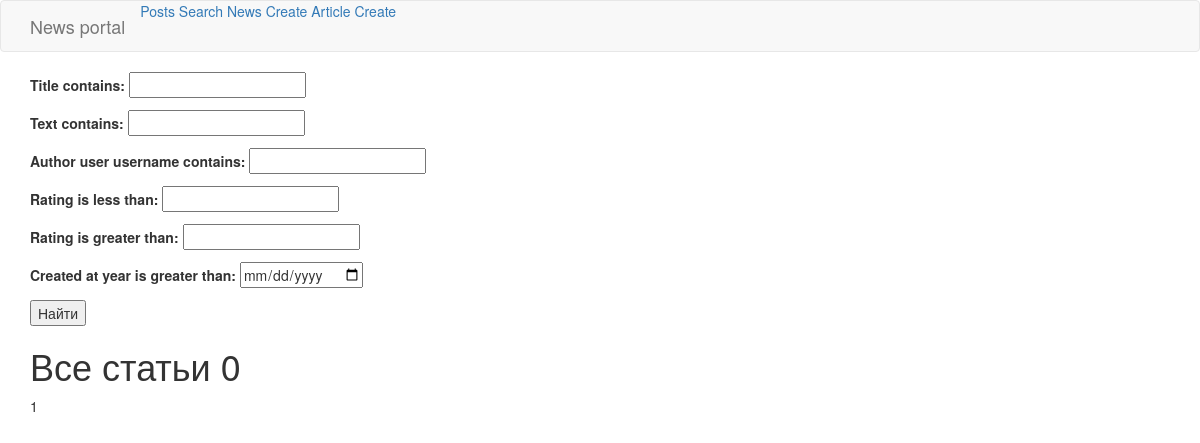
/search/, run on an earlier commit of the app's database.
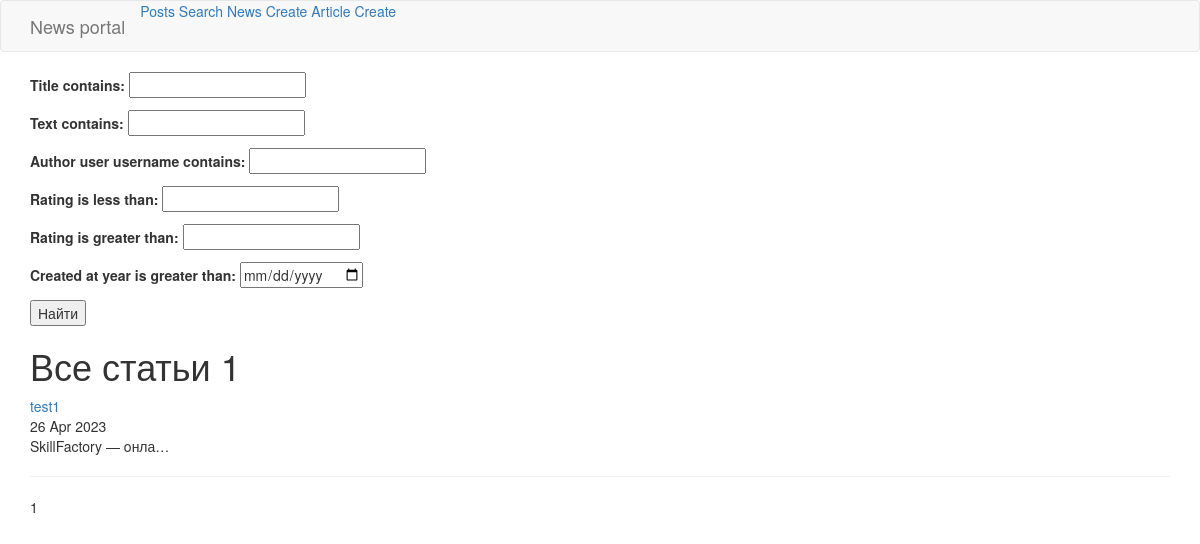
And on a later commit of the database.
### authors/models.py (models this page shows, shortened)
class Post(models.Model):
    author = models.ForeignKey(
        Author, related_name='posts',
        on_delete=models.CASCADE,
    )
    categories = models.ManyToManyField(Category)
    type = models.CharField(max_length=1, choices=TYPE_CHOICES)
    title = models.CharField(unique=True, max_length=256)
    text = models.TextField()
    rating = models.IntegerField(default=0)
    created_at = models.DateTimeField(auto_now_add=True, null=True)
    updated_at = models.DateTimeField(auto_now=True, null=True)

### authors/views.py (the view)
# urls.py: path('search/', PostsSearch.as_view(), name="search"),
class PostsSearch(ListView):
    model = Post
    ordering = '-created_at'
    template_name = 'search.html'
    context_object_name = 'posts'
    paginate_by = 10
    def get_queryset(self):
        queryset = super().get_queryset()
        self.filterset = PostFilter(self.request.GET, queryset)
        return self.filterset.qs
    def get_context_data(self, **kwargs):
        context = super().get_context_data(**kwargs)
        context['filterset'] = self.filterset
        return context

### authors/templatetags/censor.py (called while the page is built)
def check_word(word):
    if word in CENSORED_WORDS:
        word = re.sub(r'[aeiouy]', '*', word)
    return word

@register.filter(name="my_censor")
def censor(value):
    words = value.split()
    words = [check_word(word) for word in words]
    return ' '.join(words)

### authors/templates/authors/search.html (shortened to what this page needs)
{% extends 'flatpages/default.html' %}
{% load censor %}
{% load censor custom_tags%}
{% block content %}
<form action="" method="get">
       {{ filterset.form.as_p }}
       <input type="submit" value="Найти" />
   </form>
<h1>Все статьи {{posts|length}}</h1>
{% for post in posts %}
<a href="{% url 'authors:post' pk=post.pk %}">{{ post.title|my_censor }}</a>
<br> {{post.created_at|date:'d M Y'}} <br> {{ post.text|truncatechars:20|my_censor }}<hr>
{% endfor %}
   {{ page_obj.number }}
{% endblock content %}

What changed in the data, as far as the page shows it:
added Post: title|my_censor "test1", created_at "26 Apr 2023", text|my_censor "SkillFactory — oнла…"
Also different on the page:
{{ posts|length }}: "0" → "1"
